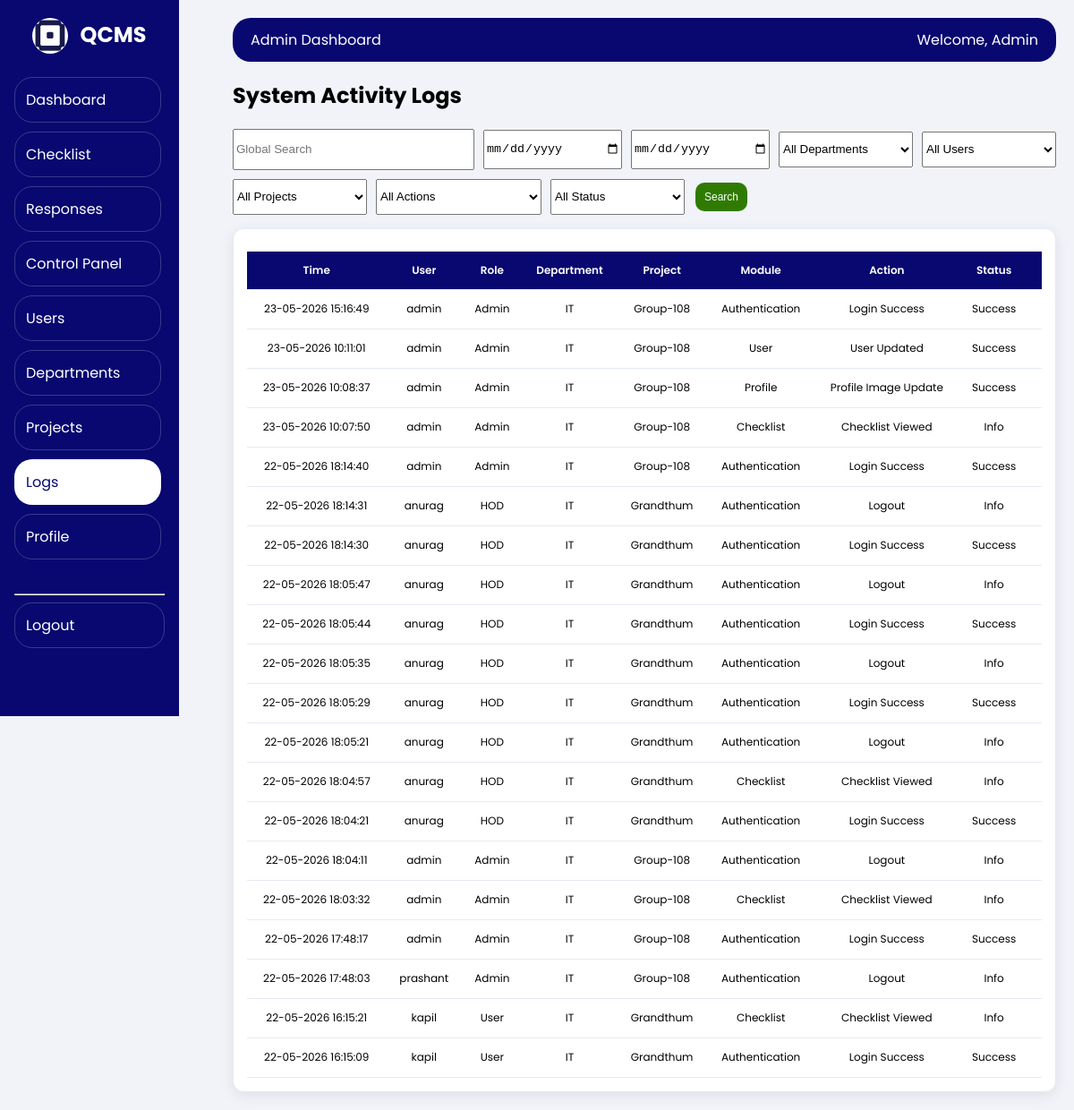
Page /admin-panel/logs/ (signed in) on the committed database.
### backend/models.py (models this page shows, shortened)
class ActivityLog(models.Model):
    STATUS_SUCCESS = 'Success'
    STATUS_FAILED = 'Failed'
    STATUS_INFO = 'Info'
    STATUS_CHOICES = (
        (STATUS_SUCCESS, 'Success'),
        (STATUS_FAILED, 'Failed'),
        (STATUS_INFO, 'Info'),
    )
    user = models.ForeignKey(User, on_delete=models.SET_NULL, null=True, blank=True, related_name='activity_logs')
    role = models.CharField(max_length=50, blank=True, default='')
    department = models.ForeignKey(Department, on_delete=models.SET_NULL, null=True, blank=True)
    project = models.ForeignKey(Project, on_delete=models.SET_NULL, null=True, blank=True)
    action_type = models.CharField(max_length=120, db_index=True)
    module_name = models.CharField(max_length=80, db_index=True)
    description = models.TextField()
    ip_address = models.GenericIPAddressField(null=True, blank=True, db_index=True)
    user_agent = models.TextField(blank=True, default='')
    status = models.CharField(max_length=20, choices=STATUS_CHOICES, default=STATUS_INFO, db_index=True)
    old_data = models.JSONField(null=True, blank=True)
    new_data = models.JSONField(null=True, blank=True)
    timestamp = models.DateTimeField(auto_now_add=True, db_index=True)
    class Meta:
        ordering = ['-timestamp']
        indexes = [
            models.Index(fields=['module_name', 'action_type']),
            models.Index(fields=['user', 'timestamp']),
            models.Index(fields=['department', 'project', 'timestamp']),
        ]

class Department(models.Model):
    code = models.CharField(max_length=50, unique=True)
    name = models.CharField(max_length=200)
    is_active = models.BooleanField(default=True)
    created_at = models.DateTimeField(auto_now_add=True, null=True, blank=True)
    updated_at = models.DateTimeField(auto_now=True, null=True, blank=True)

class Project(models.Model):
    code = models.CharField(max_length=50, unique=True)
    name = models.CharField(max_length=200)
    domain = models.CharField(
        max_length=50,
        choices=[
            ('Corporate', 'Corporate'),
            ('Non-Corporate', 'Non-Corporate')
        ]
    )
    is_active = models.BooleanField(default=True)
    created_at = models.DateTimeField(auto_now_add=True, null=True, blank=True)
    updated_at = models.DateTimeField(auto_now=True, null=True, blank=True)

### backend/views/admin.py (the view, shortened to what this page needs)
# urls.py: path('admin-panel/logs/', views.admin_logs, name='admin_logs'),
def admin_logs(request):
    if not request.user.is_authenticated:
        return redirect('login')
    profile = get_user_profile(request.user)
    if not profile or profile.role != "Admin":
        return redirect('home')
    logs = ActivityLog.objects.select_related('user', 'department', 'project')
    search = (request.GET.get('search') or '').strip()
    date_from = (request.GET.get('date_from') or '').strip()
    date_to = (request.GET.get('date_to') or '').strip()
    department = (request.GET.get('department') or '').strip()
    user_id = (request.GET.get('user') or '').strip()
    project = (request.GET.get('project') or '').strip()
    action_type = (request.GET.get('action_type') or '').strip()
    status = (request.GET.get('status') or '').strip()
    if date_from:
        logs = logs.filter(timestamp__date__gte=date_from)
    if date_to:
        logs = logs.filter(timestamp__date__lte=date_to)
    if department:
        logs = logs.filter(department_id=department)
    if user_id:
        logs = logs.filter(user_id=user_id)
    if project:
        logs = logs.filter(project_id=project)
    if action_type:
        logs = logs.filter(action_type=action_type)
    if status:
        logs = logs.filter(status=status)
    page_obj = Paginator(logs.order_by('-timestamp'), 20).get_page(request.GET.get('page'))
    return render(request, 'admin_panel/admin_logs.html', {
        'sidebar_menu': _admin_sidebar_menu(),
        'logs': page_obj,
        'departments': Department.objects.filter(is_active=True).order_by('name'),
        'users': User.objects.order_by('username'),
        'projects': Project.objects.filter(is_active=True).order_by('name'),
        'action_types': ActivityLog.objects.values_list('action_type', flat=True).distinct().order_by('action_type'),
        'status_choices': [choice[0] for choice in ActivityLog.STATUS_CHOICES],
    })

### backend/logging_service.py (called while the page is built)
def set_current_request(request):
    _current_request.set(request)

### backend/views/admin.py (called while the page is built)
def _admin_sidebar_menu():
    return [
        {'url': reverse('admin_dashboard'), 'label': 'Dashboard'},
        {'url': reverse('admin_checklists'), 'label': 'Checklist'},
        {'url': reverse('admin_responses'), 'label': 'Responses'},
        {'url': reverse('admin_control_panel'), 'label': 'Control Panel'},
        {'url': reverse('admin_users'), 'label': 'Users'},
        {'url': reverse('admin_departments'), 'label': 'Departments'},
        {'url': reverse('admin_projects'), 'label': 'Projects'},
        {'url': reverse('admin_logs'), 'label': 'Logs'},
        {'url': reverse('admin_profile'), 'label': 'Profile'},
    ]

### backend/views/common.py (called while the page is built)
def get_user_profile(user):
    if not user or not user.is_authenticated:
        return None
    return UserProfile.objects.filter(user=user).first()

### qcms/context_processors.py (called while the page is built)
def branding(request):
    return {
        'PROJECT_DISPLAY_NAME': getattr(settings, 'PROJECT_DISPLAY_NAME', 'QCMS - Quality Control Management System'),
        'PROJECT_SHORT_NAME': getattr(settings, 'PROJECT_SHORT_NAME', 'QCMS'),
    }

### frontend/templates/admin_panel/admin_logs.html (shortened to what this page needs)
{% extends 'admin_panel/admin_base.html' %}
{% load static %}
{% block content %}
<link rel="stylesheet" href="{% static 'admin_panel/checklist_response.css' %}" />
<link rel="stylesheet" href="{% static 'admin_users/admin_users.css' %}" />
<h2>System Activity Logs</h2>
<form method="GET" class="users-toolbar">
  <input type="text" name="search" placeholder="Global Search" value="{{ request.GET.search }}" class="form-control toolbar-search" />
  <input type="date" name="date_from" value="{{ request.GET.date_from }}" class="form-control" />
  <input type="date" name="date_to" value="{{ request.GET.date_to }}" class="form-control" />
  <select name="department" class="form-control"><option value="">All Departments</option></select>
  <select name="user" class="form-control"><option value="">All Users</option></select>
  <select name="project" class="form-control"><option value="">All Projects</option></select>
  <select name="action_type" class="form-control"><option value="">All Actions</option>{% for a in action_types %}<option value="{{ a }}" {% if request.GET.action_type == a %}selected{% endif %}>{{ a }}</option>{% endfor %}</select>
  <select name="status" class="form-control"><option value="">All Status</option>{% for s in status_choices %}<option value="{{ s }}" {% if request.GET.status == s %}selected{% endif %}>{{ s }}</option>{% endfor %}</select>
  <button type="submit" class="btn btn-add">Search</button>
</form>
<div class="card"><div class="table-container"><table>
  <thead><tr><th>Time</th><th>User</th><th>Role</th><th>Department</th><th>Project</th><th>Module</th><th>Action</th><th>Status</th><th>IP</th><th>Description</th></tr></thead>
  <tbody>
    {% for log in logs %}
    <tr>
      <td>{{ log.timestamp|date:'d-m-Y H:i:s' }}</td>
      <td>{{ log.user.username|default:'System' }}</td>
      <td>{{ log.role|default:'-' }}</td>
      <td>{{ log.department.name|default:'-' }}</td>
      <td>{{ log.project.name|default:'-' }}</td>
      <td>{{ log.module_name }}</td>
      <td>{{ log.action_type }}</td>
      <td>{{ log.status }}</td>
      <td>{{ log.ip_address|default:'-' }}</td>
    </tr>
    {% empty %}
    <tr><td colspan="10">No logs found.</td></tr>
    {% endfor %}
  </tbody>
</table></div></div>
{% endblock %}

### frontend/static/shared/table_system.css (style rules this page uses)
:root { --tbl-head: #080870; --tbl-head-text: #fff; --tbl-border: #e6eaf2; --tbl-row-hover: #eef2ff; }
.card { background: #fff; border: 1px solid var(--tbl-border); border-radius: 12px; padding: 14px; box-shadow: 0 2px 8px rgba(0, 0, 0, 0.04); }
.table-container, .table-responsive { width: 100%; overflow-x: auto; -webkit-overflow-scrolling: touch; }
.table-container table, .table-responsive .standard-table, table.standard-table { width: 100%; min-width: 1200px; border-collapse: collapse; table-layout: auto; }
.table-container thead th, .standard-table thead th { background: var(--tbl-head); color: var(--tbl-head-text); padding: 12px; font-size: 12px; font-weight: 600; text-align: left; white-space: nowrap; position: sticky; top: 0; z-index: 1; }
.table-container tbody td, .standard-table tbody td { padding: 12px; font-size: 12px; vertical-align: middle; border-bottom: 1px solid var(--tbl-border); overflow: hidden; text-overflow: ellipsis; white-space: nowrap; }
.btn { height: 32px; padding: 0px 10px; font-size: 12px; line-height: 32px; border-radius: 20px; display: inline-flex; align-items: center; justify-content: center; white-space: nowrap; }
.btn { display: inline-flex; align-items: center; justify-content: center; }

### frontend/static/admin_users/admin_users.css (style rules this page uses)
html, body { max-width: 100%; overflow-x: hidden; }
.users-toolbar { display: flex; gap: 10px; align-items: center; flex-wrap: wrap; margin-bottom: 15px; }
.users-toolbar .form-control { min-width: 150px; height: 40px; }
.users-toolbar .toolbar-search { min-width: 220px; flex: 1; }
.card { background: #fff; padding: 15px; border-radius: 12px; box-shadow: 0 4px 15px rgba(0, 0, 0, 0.08); max-width: 100%; box-sizing: border-box; }
.table-container { width: 100%; max-width: 100%; overflow-x: auto; box-sizing: border-box; }
table { width: 100%; border-collapse: collapse; margin-top: 10px; min-width: 980px; }
thead { background: #0a1163; color: white; }
.card .table-container table thead th { text-align: center; }
th, td { padding: 12px 10px; font-size: 13px; text-align: center; border-bottom: 1px solid #eee; }
.btn { padding: 0px 10px; border: none; border-radius: 10px; font-size: 12px; cursor: pointer; transition: 0.3s; font-weight: 500; }
.btn-add { background: #2f7b02; color: white; }

### frontend/templates/admin_panel/admin_base.html (style rules this page uses)
body { margin: 0; font-family: "Poppins", sans-serif; background: #f1f3f9; }
.table-container { overflow-x: auto; }
table { width: 100%; min-width: 1000px; border-collapse: collapse; }
thead th { background: #080870; color: white; padding: 10px; font-size: 13px; text-align: left; }
tbody td { padding: 5px; font-size: 12px; }
tr { border-bottom: 1px solid #eee; }
.btn { padding: 0px 10px; font-size: 12px; border: none; border-radius: 20px; cursor: pointer; margin: 2px; display: inline-block; }
.btn-add { background: #10087b; color: white; }

### rows in the picture
ActivityLog: timestamp "23-05-2026 15:16:49", user.username "admin", role "Admin", department.name "IT", project.name "Group-108", module_name "Authentication", action_type "Login Success", status "Success"
ActivityLog: timestamp "23-05-2026 10:11:01", user.username "admin", role "Admin", department.name "IT", project.name "Group-108", module_name "User", action_type "User Updated", status "Success"
ActivityLog: timestamp "23-05-2026 10:08:37", user.username "admin", role "Admin", department.name "IT", project.name "Group-108", module_name "Profile", action_type "Profile Image Update", status "Success"
ActivityLog: timestamp "23-05-2026 10:07:50", user.username "admin", role "Admin", department.name "IT", project.name "Group-108", module_name "Checklist", action_type "Checklist Viewed", status "Info"
ActivityLog: timestamp "22-05-2026 18:14:40", user.username "admin", role "Admin", department.name "IT", project.name "Group-108", module_name "Authentication", action_type "Login Success", status "Success"
ActivityLog: timestamp "22-05-2026 18:14:31", user.username "anurag", role "HOD", department.name "IT", project.name "Grandthum", module_name "Authentication", action_type "Logout", status "Info"
ActivityLog: timestamp "22-05-2026 18:14:30", user.username "anurag", role "HOD", department.name "IT", project.name "Grandthum", module_name "Authentication", action_type "Login Success", status "Success"
ActivityLog: timestamp "22-05-2026 18:05:47", user.username "anurag", role "HOD", department.name "IT", project.name "Grandthum", module_name "Authentication", action_type "Logout", status "Info"
ActivityLog: timestamp "22-05-2026 18:05:44", user.username "anurag", role "HOD", department.name "IT", project.name "Grandthum", module_name "Authentication", action_type "Login Success", status "Success"
ActivityLog: timestamp "22-05-2026 18:05:35", user.username "anurag", role "HOD", department.name "IT", project.name "Grandthum", module_name "Authentication", action_type "Logout", status "Info"
ActivityLog: timestamp "22-05-2026 18:05:29", user.username "anurag", role "HOD", department.name "IT", project.name "Grandthum", module_name "Authentication", action_type "Login Success", status "Success"
ActivityLog: timestamp "22-05-2026 18:05:21", user.username "anurag", role "HOD", department.name "IT", project.name "Grandthum", module_name "Authentication", action_type "Logout", status "Info"
ActivityLog: timestamp "22-05-2026 18:04:57", user.username "anurag", role "HOD", department.name "IT", project.name "Grandthum", module_name "Checklist", action_type "Checklist Viewed", status "Info"
ActivityLog: timestamp "22-05-2026 18:04:21", user.username "anurag", role "HOD", department.name "IT", project.name "Grandthum", module_name "Authentication", action_type "Login Success", status "Success"
ActivityLog: timestamp "22-05-2026 18:04:11", user.username "admin", role "Admin", department.name "IT", project.name "Group-108", module_name "Authentication", action_type "Logout", status "Info"
ActivityLog: timestamp "22-05-2026 18:03:32", user.username "admin", role "Admin", department.name "IT", project.name "Group-108", module_name "Checklist", action_type "Checklist Viewed", status "Info"
ActivityLog: timestamp "22-05-2026 17:48:17", user.username "admin", role "Admin", department.name "IT", project.name "Group-108", module_name "Authentication", action_type "Login Success", status "Success"
ActivityLog: timestamp "22-05-2026 17:48:03", user.username "prashant", role "Admin", department.name "IT", project.name "Group-108", module_name "Authentication", action_type "Logout", status "Info"
ActivityLog: timestamp "22-05-2026 16:15:21", user.username "kapil", role "User", department.name "IT", project.name "Grandthum", module_name "Checklist", action_type "Checklist Viewed", status "Info"
ActivityLog: timestamp "22-05-2026 16:15:09", user.username "kapil", role "User", department.name "IT", project.name "Grandthum", module_name "Authentication", action_type "Login Success", status "Success"

### other values in the picture
{{ panel_title|default:PROJECT_SHORT_NAME }} "QCMS"
{{ item.label }} "Dashboard" "Checklist" "Responses" "Control Panel" "Users" "Departments" "Projects" "Logs" "Profile"
